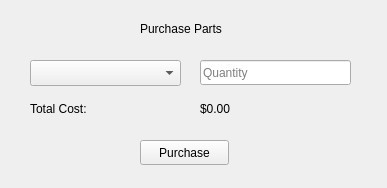
<?xml version="1.0" encoding="UTF-8"?>
<ui version="4.0">
 <class>Form</class>
 <widget class="QWidget" name="Form">
  <property name="geometry">
   <rect>
    <x>0</x>
    <y>0</y>
    <width>387</width>
    <height>188</height>
   </rect>
  </property>
  <property name="windowTitle">
   <string>Form</string>
  </property>
  <widget class="QLabel" name="label">
   <property name="geometry">
    <rect>
     <x>140</x>
     <y>20</y>
     <width>111</width>
     <height>17</height>
    </rect>
   </property>
   <property name="text">
    <string>Purchase Parts</string>
   </property>
  </widget>
  <widget class="QLineEdit" name="quantity_le">
   <property name="geometry">
    <rect>
     <x>200</x>
     <y>60</y>
     <width>151</width>
     <height>25</height>
    </rect>
   </property>
   <property name="text">
    <string/>
   </property>
   <property name="maxLength">
    <number>32768</number>
   </property>
   <property name="placeholderText">
    <string>Quantity</string>
   </property>
  </widget>
  <widget class="QPushButton" name="submit_btn">
   <property name="geometry">
    <rect>
     <x>140</x>
     <y>140</y>
     <width>89</width>
     <height>25</height>
    </rect>
   </property>
   <property name="text">
    <string>Purchase</string>
   </property>
  </widget>
  <widget class="QComboBox" name="parts_cb">
   <property name="geometry">
    <rect>
     <x>30</x>
     <y>60</y>
     <width>151</width>
     <height>26</height>
    </rect>
   </property>
   <property name="editable">
    <bool>false</bool>
   </property>
  </widget>
  <widget class="QLabel" name="total_cost_label">
   <property name="geometry">
    <rect>
     <x>200</x>
     <y>100</y>
     <width>151</width>
     <height>17</height>
    </rect>
   </property>
   <property name="text">
    <string>$0.00</string>
   </property>
  </widget>
  <widget class="QLabel" name="label_3">
   <property name="geometry">
    <rect>
     <x>30</x>
     <y>100</y>
     <width>151</width>
     <height>17</height>
    </rect>
   </property>
   <property name="text">
    <string>Total Cost:</string>
   </property>
  </widget>
 </widget>
 <resources/>
 <connections/>
</ui>
